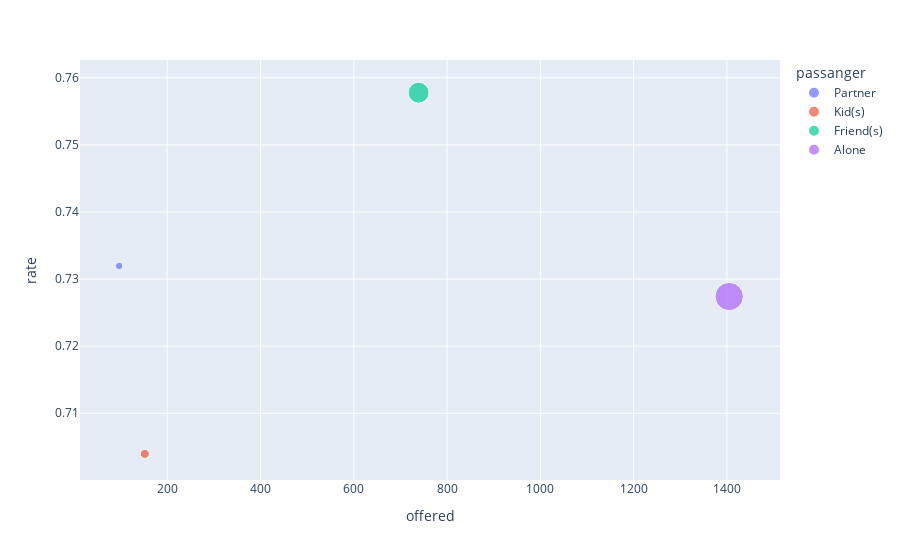

Source (notebook cell):
### Code cell
fig = px.scatter(togo_acc_pass_rate, x="offered", y="rate", color="passanger", size='accepted')
fig.show()

### Figure 1 — Plotly figure (JSON) as saved in the notebook; plotly's stock layout.template omitted (floating-point values rounded to 4 significant figures)
{"data": [{"hovertemplate": "passanger=Partner<br>offered=%{x}<br>rate=%{y}<br>accepted=%{marker.size}<extra></extra>", "legendgroup": "Partner", "marker": {"color": "#636efa", "size": [71], "sizemode": "area", "sizeref": 2.555, "symbol": "circle"}, "mode": "markers", "name": "Partner", "orientation": "v", "showlegend": true, "type": "scatter", "x": [97], "xaxis": "x", "y": [0.732], "yaxis": "y"}, {"hovertemplate": "passanger=Kid(s)<br>offered=%{x}<br>rate=%{y}<br>accepted=%{marker.size}<extra></extra>", "legendgroup": "Kid(s)", "marker": {"color": "#EF553B", "size": [107], "sizemode": "area", "sizeref": 2.555, "symbol": "circle"}, "mode": "markers", "name": "Kid(s)", "orientation": "v", "showlegend": true, "type": "scatter", "x": [152], "xaxis": "x", "y": [0.7039], "yaxis": "y"}, {"hovertemplate": "passanger=Friend(s)<br>offered=%{x}<br>rate=%{y}<br>accepted=%{marker.size}<extra></extra>", "legendgroup": "Friend(s)", "marker": {"color": "#00cc96", "size": [560], "sizemode": "area", "sizeref": 2.555, "symbol": "circle"}, "mode": "markers", "name": "Friend(s)", "orientation": "v", "showlegend": true, "type": "scatter", "x": [739], "xaxis": "x", "y": [0.7578], "yaxis": "y"}, {"hovertemplate": "passanger=Alone<br>offered=%{x}<br>rate=%{y}<br>accepted=%{marker.size}<extra></extra>", "legendgroup": "Alone", "marker": {"color": "#ab63fa", "size": [1022], "sizemode": "area", "sizeref": 2.555, "symbol": "circle"}, "mode": "markers", "name": "Alone", "orientation": "v", "showlegend": true, "type": "scatter", "x": [1405], "xaxis": "x", "y": [0.7274], "yaxis": "y"}], "layout": {"legend": {"itemsizing": "constant", "title": {"text": "passanger"}, "tracegroupgap": 0}, "margin": {"t": 60}, "xaxis": {"anchor": "y", "domain": [0, 1], "title": {"text": "offered"}}, "yaxis": {"anchor": "x", "domain": [0, 1], "title": {"text": "rate"}}}}
